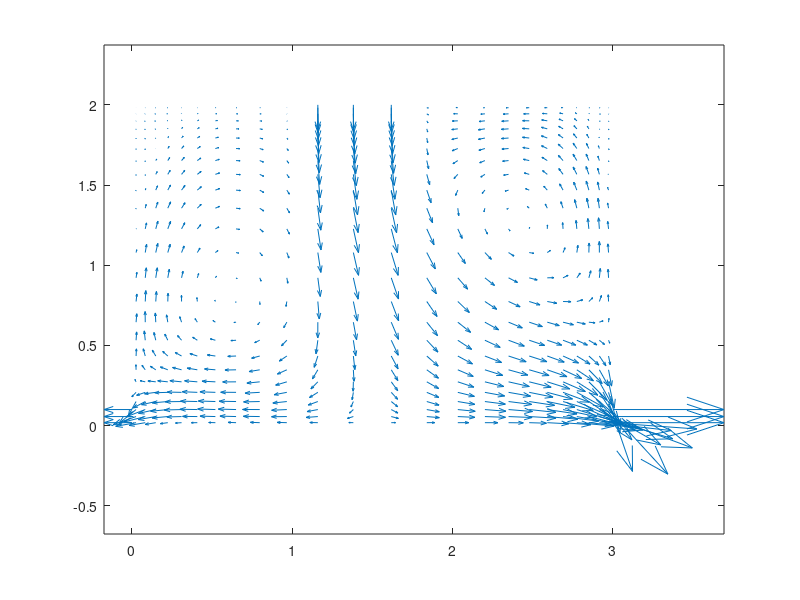

MATLAB code to generate this figure:
close all
clear all
% read xc
load ('xc.dat')
load ('yc.dat')
nim1=length(xc);
% nim1 = ni-1 = number of grid lines. Number of cell nodes = ni
ni=nim1+1;
%
% read yc

njm1=length(yc);
nj=njm1+1;
%
% read u
load ('u.dat')
load ('v.dat')
u2d=reshape(u,ni,nj);

% read v

v2d=reshape(v,ni,nj);

%
% xc and yc are the coordinates of the grid
%
%       o---------------o  yc(j)
%       |               |
%       |               |
%       |       P       |
%       |               |
%       |               |
%       o---------------o  yc(j-1)
%
%     xc(i-1)          xc(i)          
%
% The cell-node (P) has the coordinates xp(i), yp(j)
%
% compute the x-coordinates of the cell centres
for i=2:nim1
   xp(i)=0.5*(xc(i)+xc(i-1));
end
xp(1)=xc(1);
xp(ni)=xc(nim1);
%
% take the transpose of x
xp=xp';

% compute the y-coordinates of the cell centres
for j=2:njm1
   yp(j)=0.5*(yc(j)+yc(j-1));
end
yp(1)=yc(1);
yp(nj)=yc(njm1);
%
% take the transpose of y
yp=yp';
%
% plot the velocity field
% length of vectors = vec
vec= 5
quiver(xp,yp,u2d,v2d,vec)
axis('equal')
print vectxy.ps -deps
